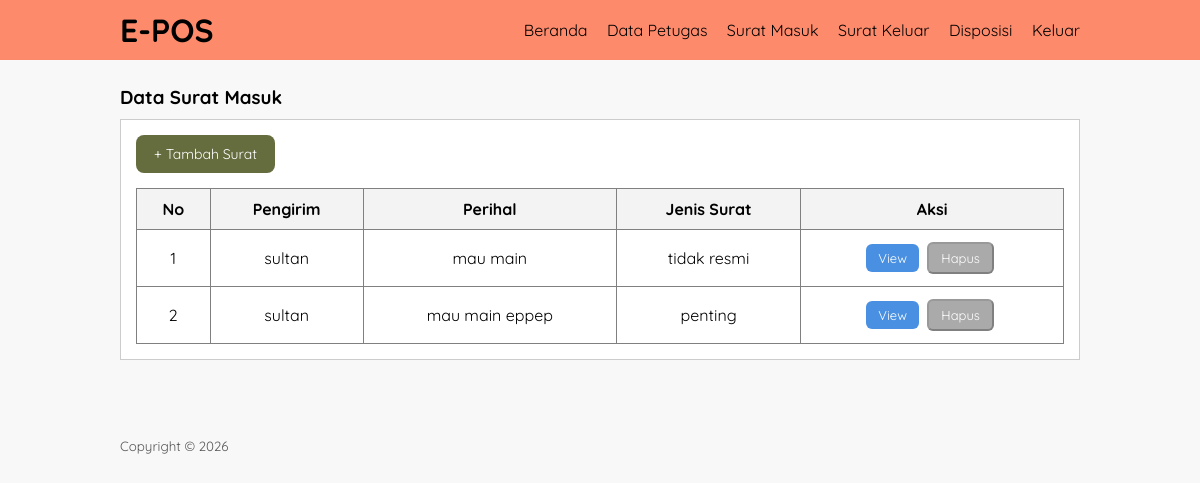
/surat-masuk.php (signed in), run on the app's committed database.
### tables this page shows
CREATE TABLE `surat_masuk` (
  `kd_surat_masuk` varchar(30) NOT NULL,
  `kd_petugas` varchar(11) NOT NULL,
  `no_agenda` varchar(100) NOT NULL,
  `no_surat` varchar(100) NOT NULL,
  `prihal` varchar(255) NOT NULL,
  `jenis_surat` varchar(30) NOT NULL,
  `pengirim` varchar(100) NOT NULL,
  `tanggal_surat` date NOT NULL,
  `tanggal_terima` date NOT NULL
);

### surat-masuk.php (the view, shortened to what this page needs)
<?php
include 'db.php';
?>
<!DOCTYPE html>
<html lang="en">
<head>
    <link rel="stylesheet" href="css/style.css">
</head>
<body>
    <header>
        <div class="container">
            <h1><a href="dashboard.php">E-POS</a></h1>
            <ul>
                <li><a href="dashboard.php">Beranda</a></li>
                <li><a href="data-petugas.php">Data Petugas</a></li>
                <li><a href="surat-masuk.php">Surat Masuk</a></li>
                <li><a href="surat-keluar.php">Surat Keluar</a></li>
                <li><a href="disposisi.php">Disposisi</a></li>
                <li><a href="logout.php">Keluar</a></li>
            </ul>
        </div>
    </header>
    <div class="section">
        <div class="container">
            <h3>Data Surat Masuk</h3>
            <div class="box">
                <div class="action-bar">
                    <a href="tambah-surat-masuk.php" class="btn-tambah">+ Tambah Surat</a>
                </div>
                <table border="1" class="table-center">
                    <thead>
                        <tr>
                            <th>No</th>
                            <th>Pengirim</th>
                            <th>Perihal</th>
                            <th>Jenis Surat</th>
                            <th>Aksi</th>
                        </tr>
                    </thead>
                    <tbody>
                        <?php
                        $no = 1;
                        $query = mysqli_query($conn, "SELECT * FROM surat_masuk ORDER BY kd_surat_masuk DESC");
                        while ($row = mysqli_fetch_array($query)) {
                        ?>
                            <tr>
                                <td><?= $no++ ?></td>
                                <td><?= $row['pengirim'] ?></td>
                                <td><?= $row['prihal'] ?></td>
                                <td><?= $row['jenis_surat'] ?></td>
                                <td>
                                    <a href="#view<?= $row['kd_surat_masuk'] ?>"
                                        class="btn-aksi btn-view">View</a>
                                    <?php
                                    $cekDispo = mysqli_query($conn, "
                                        SELECT kd_disposisi
                                        FROM disposisi
                                        WHERE kd_surat_masuk = '" . $row['kd_surat_masuk'] . "'
                                    ");
                                    ?>
                                    <?php if (mysqli_num_rows($cekDispo) > 0) { ?>
                                        <button class="btn-aksi btn-hapus"
                                            style="background:#aaa; cursor:not-allowed;"
                                            disabled
                                            title="Masih ada disposisi">
                                            Hapus
                                        </button>
                                    <?php } ?>
                                </td>
                            </tr>
                        <?php } ?>
                    </tbody>
                </table>
            </div>
        </div>
    </div>
    <footer>
        <div class="container">
            <small>Copyright &copy; 2026</small>
        </div>
    </footer>
</body>
</html>

### style.css (style rules this page uses)
* { padding: 0; margin: 0; font-family: 'Quicksand', sans-serif; }
body { background-color: #f8f8f8; }
a { color: inherit; text-decoration: none; }
.action-bar { margin-bottom: 15px; }
.btn-tambah { display: inline-block; padding: 10px 18px; background-color: #656D3F; color: #fff; border-radius: 8px; font-size: 14px; }
.btn-aksi { padding: 6px 12px; border-radius: 6px; font-size: 13px; color: #fff; margin-right: 4px; display: inline-block; }
.btn-view { background-color: #4A90E2; }
.btn-hapus { background-color: #D0021B; }
header { background-color: #FD8A6B; }
header h1 { float: left; padding: 10px 0; }
header ul { float: right; }
header ul li { display: inline-block; }
header ul li a { padding: 20px 0 20px 15px; display: inline-block; }
.container { width: 80%; margin: 0 auto; }
.container::after { content: ''; display: block; clear: both; }
.section { padding: 25px 0; }
.box { background-color: #fff; border: 1px solid #ccc; padding: 15px; box-sizing: border-box; margin: 10px 0 25px 0; }
.box::after { content: ''; display: block; clear: both; }
table { width: 100%; border-collapse: collapse; }
table tr { height: 30px; }
table th { text-align: left; padding: 10px; background-color: #f3f3f3; }
table td { padding: 12px 10px; }
.table-center th, .table-center td { text-align: center; vertical-align: middle; }
footer { padding: 25px 0; }
footer small { color: #555; }

### data on the page
surat_masuk: pengirim "sultan", prihal "mau main", jenis_surat "tidak resmi"
surat_masuk: pengirim "sultan", prihal "mau main eppep", jenis_surat "penting"
